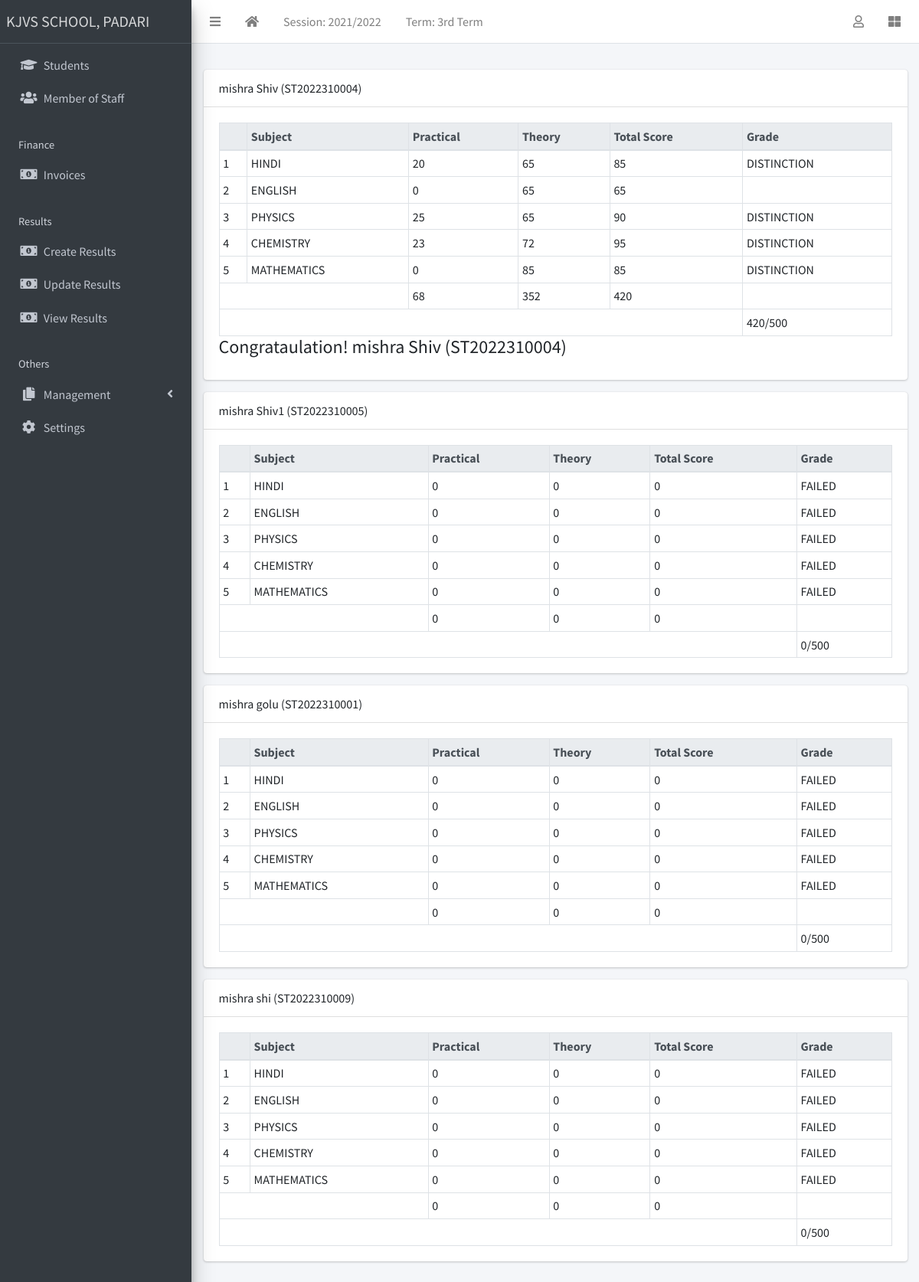
/result/view/all (signed in), run on the app's committed database.
### apps/corecode/models.py (models this page shows, shortened)
class AcademicSession(models.Model):
    name = models.CharField(max_length=200, unique=True)
    current = models.BooleanField(default=True)
    class Meta:
        ordering = ["-name"]

class AcademicTerm(models.Model):
    name = models.CharField(max_length=20, unique=True)
    current = models.BooleanField(default=True)
    class Meta:
        ordering = ["name"]

class SiteConfig(models.Model):
    key = models.SlugField()
    value = models.CharField(max_length=200)

class Subject(models.Model):
    name = models.CharField(max_length=200, unique=True)
    def __str__(self):
        return self.name

### apps/students/models.py (models this page shows, shortened)
class Student(models.Model):
    STATUS_CHOICES = [("active", "Active"), ("inactive", "Inactive")]
    GENDER_CHOICES = [("male", "Male"), ("female", "Female")]
    current_status = models.CharField(
        max_length=10, choices=STATUS_CHOICES, default="active"
    )
    registration_number = models.CharField(max_length=200, unique=True)
    surname = models.CharField(max_length=200)
    firstname = models.CharField(max_length=200)
    other_name = models.CharField(max_length=200, blank=True)
    gender = models.CharField(max_length=10, choices=GENDER_CHOICES, default="male")
    date_of_birth = models.DateField(default=timezone.now)
    current_class = models.ForeignKey(
        StudentClass, on_delete=models.SET_NULL, blank=True, null=True
    )
    date_of_admission = models.DateField(default=timezone.now)
    mobile_num_regex = RegexValidator(
        regex="^[0-9]{10,15}$", message="Entered mobile number isn't in a right format!"
    )
    parent_mobile_number = models.CharField(
        validators=[mobile_num_regex], max_length=13, blank=True
    )
    address = models.TextField(blank=True)
    others = models.TextField(blank=True)
    passport = models.ImageField(blank=True, upload_to="students/passports/")
    class Meta:
        ordering = ["surname", "firstname", "other_name"]
    def __str__(self):
        return f"{self.surname} {self.firstname} {self.other_name} ({self.registration_number})"

### apps/result/models.py (models this page shows, shortened)
class Result(models.Model):
    student = models.ForeignKey(Student, on_delete=models.CASCADE)
    session = models.ForeignKey(AcademicSession, on_delete=models.CASCADE)
    term = models.ForeignKey(AcademicTerm, on_delete=models.CASCADE)
    current_class = models.ForeignKey(StudentClass, on_delete=models.CASCADE)
    subject = models.ForeignKey(Subject, on_delete=models.CASCADE)
    test_score = models.IntegerField(default=0)
    exam_score = models.IntegerField(default=0)
    class Meta:
        ordering = ["subject"]
    def total_score(self):
        return self.test_score + self.exam_score
    def grade(self):
        return score_grade(self.total_score())

### apps/result/views.py (the view)
# urls.py: path("view/all", ResultListView.as_view(), name="view-results"),
class ResultListView(LoginRequiredMixin, View):
    def get(self, request, *args, **kwargs):
        results = Result.objects.filter(
            session=request.current_session, term=request.current_term,
        )
        bulk = {}
        for result in results:
            test_total = 0
            exam_total = 0
            subjects = []
            for subject in results:
                if subject.student == result.student:
                    subjects.append(subject)
                    test_total += subject.test_score
                    exam_total += subject.exam_score
            bulk[result.student.id] = {
                "student": result.student,
                "subjects": subjects,
                "test_total": test_total,
                "exam_total": exam_total,
                "total_total": test_total + exam_total,
            }
        context = {"results": bulk}
        return render(request, "result/all_results.html", context)

### apps/corecode/context_processors.py (called while the page is built)
def site_defaults(request):
    current_session = AcademicSession.objects.get(current=True)
    current_term = AcademicTerm.objects.get(current=True)
    vals = SiteConfig.objects.all()
    contexts = {
        "current_session": current_session.name,
        "current_term": current_term.name,
    }
    for val in vals:
        contexts[val.key] = val.value
    return contexts

### apps/result/utils.py (called while the page is built)
def score_grade(score):
    if score >= 75:
        return "DISTINCTION"
    elif score<33:
        return "FAILED"
    else:
        return ""

### apps/result/templates/result/all_results.html
{% extends 'base.html' %}
{% block fullcard %}
  {% for key, result in results.items %}
    <div class="card">
      <div class="card-header">
        {{result.student}}
      </div>
      <div class="card-body">
        <table class="table table-bordered table-sm">
          <thead class="thead-light">
            <tr>
              <th></th>
              <th>Subject</th>
              <th>Practical</th>
              <th>Theory</th>
              <th>Total Score</th>
              <th>Grade</th>
            </tr>
          </thead>
          <tbody>
            {% for subject in result.subjects %}
              <tr>
                <td>{{ forloop.counter }}</td>
                <td>{{ subject.subject }}</td>
                <td>{{ subject.test_score }}</td>
                <td>{{ subject.exam_score }}</td>
                <td>{{ subject.total_score }}</td>
                <td>{{ subject.grade }}</td>
              </tr>
            {% endfor %}
          </tbody>
          <tfoot>
            <tr>
              <td colspan="2"></td>
              <td>{{ result.test_total }}</td>
              <td>{{ result.exam_total }}</td>
              <td>{{ result.total_total }}</td>
              <td></td>
            </tr>
            <tr>
             <td colspan ="5"> </td>
             <td>{{ result.total_total }}/500  </td>
            </tr>
          </tfoot>
        </table>
        {% if result.total_total >= 400 %}
       <h4>Congrataulation! {{result.student}}</h4>
        {% endif %}
      </div>
    </div>
  {% endfor %}
{% endblock fullcard %}

### templates/base.html (shortened to what this page needs)
{% load static %}
<!DOCTYPE html>
<html lang="en">
<head>
  <link rel="stylesheet" href="{% static 'plugins/fontawesome-free/css/all.min.css' %}">
  <link rel="stylesheet" href="{% static 'plugins/toastr/toastr.min.css' %}">
  <link rel="stylesheet"
    href="{% static 'plugins/overlayScrollbars/css/OverlayScrollbars.min.css' %}">
  <link rel="stylesheet" href="{% static 'plugins/Datatables/datatables.min.css' %}" />
  <link rel="stylesheet" href="{% static 'dist/css/adminlte.min.css' %}">
</head>
<body
  class="hold-transition sidebar-mini layout-fixed layout-navbar-fixed layout-footer-fixed">
  <div class="wrapper">
    <nav class="main-header navbar navbar-expand navbar-white navbar-light">
      <ul class="navbar-nav">
        <li class="nav-item">
          <a class="nav-link" data-widget="pushmenu" href="#" role="button"><i
              class="fas fa-bars"></i></a>
        </li>
        <li class="nav-item d-none d-sm-inline-block">
          <a href="{% url 'dashboard' %} " class="nav-link"><i class="fa fa-home"></i></a>
        </li>
        <li class="nav-item d-none d-sm-inline-block">
          <a href="{% url 'current-session' %}" class="nav-link">Session: {{ current_session }}</a>
        </li>
        <li class="nav-item d-none d-sm-inline-block">
          <a href="{% url 'current-session' %}" class="nav-link">Term: {{ current_term }}</a>
        </li>
      </ul>
      <ul class="navbar-nav ml-auto">
        <li class="nav-item dropdown">
          <a class="nav-link" data-toggle="dropdown" href="#">
            <i class="far fa-user"></i>
          </a>
        </li>
        <li class="nav-item">
          <a class="nav-link" data-widget="control-sidebar" data-slide="true"
            href="#" role="button"><i class="fas fa-th-large"></i></a>
        </li>
      </ul>
    </nav>
    <aside class="main-sidebar sidebar-dark-primary elevation-4">
      <a href="{% url 'home' %}" class="brand-link">{{ school_name | default:"MySchool" }}</a>
      <div class="sidebar">
        <nav class="mt-2">
          <ul class="nav nav-pills nav-sidebar flex-column"
            data-widget="treeview" role="menu" data-accordion="false">
            <li class="nav-item">
              <a href="{% url 'student-list' %}" class="nav-link">
                <i class="nav-icon fas fa-graduation-cap"></i>
                <p>
                  Students
                </p>
              </a>
            </li>
            <li class="nav-item">
              <a href="{% url 'staff-list' %}" class="nav-link">
                <i class="nav-icon fas fa-users"></i>
                <p>
                  Member of Staff
                </p>
              </a>
            </li>
            <li class="nav-header">Finance</li>
            <li class="nav-item">
              <a href="{% url 'invoice-list' %}" class="nav-link">
                <i class="nav-icon fas fa-money-bill-alt"></i>
                <p>
                  Invoices
                </p>
              </a>
            </li>
            <li class="nav-header">Results</li>
            <li class="nav-item">
              <a href="{% url 'create-result' %}" class="nav-link">
                <i class="nav-icon fas fa-money-bill-alt"></i>
                <p>
                  Create Results
                </p>
              </a>
            </li>
            <li class="nav-item">
              <a href="{% url 'edit-results' %}" class="nav-link">
                <i class="nav-icon fas fa-money-bill-alt"></i>
                <p>
                  Update Results
                </p>
              </a>
            </li>
            <li class="nav-item">
              <a href="{% url 'view-results' %}" class="nav-link">
                <i class="nav-icon fas fa-money-bill-alt"></i>
                <p>
                  View Results
                </p>
              </a>
            </li>
            <li class="nav-header">Others</li>
            <li class="nav-item has-treeview">
              <a href="#" class="nav-link">
                <i class="nav-icon fas fa-copy"></i>
                <p>
                  Management
                  <i class="fas fa-angle-left right"></i>
                </p>
              </a>
            </li>
            <li class="nav-item">
              <a href="{% url 'configs' %}" class="nav-link">
                <i class="nav-icon fas fa-cog"></i>
                <p>
                  Settings
                </p>
              </a>
            </li>
          </ul>
        </nav>
      </div>
    </aside>
    <div class="content-wrapper">
      <section class="content-header">
      </section>
      <section class="content">
        <div class="container-fluid">
          <div class="row">
            <div class="col-md-12">
              {% block fullcard %}{% endblock fullcard %}
            </div>
          </div>
        </div>
      </section>
    </div>
  </div>
</body>
</html>

### data on the page
AcademicSession: name "2021/2022"
AcademicTerm: name "3rd Term"
SiteConfig: value "KJVS SCHOOL, PADARI"
Student: student "mishra Shiv (ST2022310004)", test_total "68", exam_total "352", total_total "420"
Result: subject "HINDI", test_score "20", exam_score "65", total_score "85", grade "DISTINCTION"
Result: subject "ENGLISH", test_score "0", exam_score "65", total_score "65"
Result: subject "PHYSICS", test_score "25", exam_score "65", total_score "90", grade "DISTINCTION"
Result: subject "CHEMISTRY", test_score "23", exam_score "72", total_score "95", grade "DISTINCTION"
Result: subject "MATHEMATICS", test_score "0", exam_score "85", total_score "85", grade "DISTINCTION"
Student: student "mishra Shiv1 (ST2022310005)", test_total "0", exam_total "0", total_total "0"
Result: subject "HINDI", test_score "0", exam_score "0", total_score "0", grade "FAILED"
Result: subject "ENGLISH", test_score "0", exam_score "0", total_score "0", grade "FAILED"
Result: subject "PHYSICS", test_score "0", exam_score "0", total_score "0", grade "FAILED"
Result: subject "CHEMISTRY", test_score "0", exam_score "0", total_score "0", grade "FAILED"
Result: subject "MATHEMATICS", test_score "0", exam_score "0", total_score "0", grade "FAILED"
Student: student "mishra golu (ST2022310001)", test_total "0", exam_total "0", total_total "0"
Result: subject "HINDI", test_score "0", exam_score "0", total_score "0", grade "FAILED"
Result: subject "ENGLISH", test_score "0", exam_score "0", total_score "0", grade "FAILED"
Result: subject "PHYSICS", test_score "0", exam_score "0", total_score "0", grade "FAILED"
Result: subject "CHEMISTRY", test_score "0", exam_score "0", total_score "0", grade "FAILED"
Result: subject "MATHEMATICS", test_score "0", exam_score "0", total_score "0", grade "FAILED"
Student: student "mishra shi (ST2022310009)", test_total "0", exam_total "0", total_total "0"
Result: subject "HINDI", test_score "0", exam_score "0", total_score "0", grade "FAILED"
Result: subject "ENGLISH", test_score "0", exam_score "0", total_score "0", grade "FAILED"
Result: subject "PHYSICS", test_score "0", exam_score "0", total_score "0", grade "FAILED"
Result: subject "CHEMISTRY", test_score "0", exam_score "0", total_score "0", grade "FAILED"
Result: subject "MATHEMATICS", test_score "0", exam_score "0", total_score "0", grade "FAILED"
